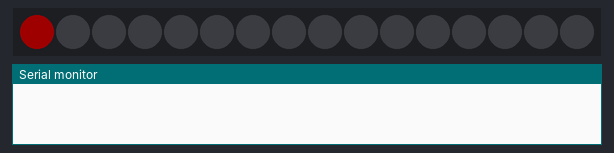
This sketch was run on a simulated ESP32. On the bench: 16 RGB LEDs in strip order, left to right, the last lines printed to the serial monitor. Dim RGB values are drawn brighter than linear.

Above: at 0.1 s.
At 0.5 s:
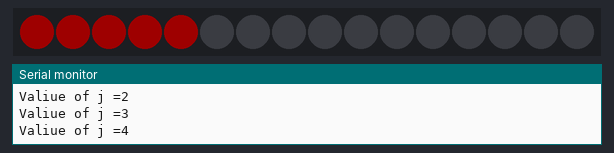
At 1.1 s:
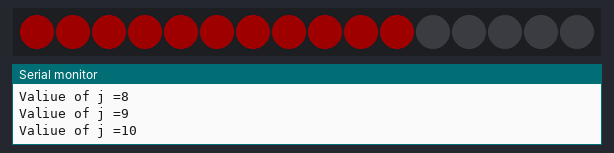
At 2.0 s:
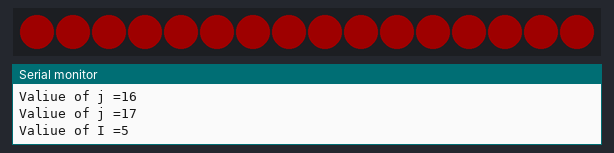
At 39.83 s:
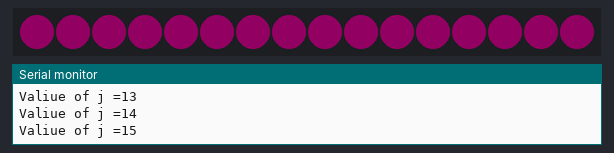

The sketch:

simple_ESP32_T1.ino
```cpp
#include <Adafruit_NeoPixel.h>
#define PIN            14
#define NUMPIXELS      16
Adafruit_NeoPixel pixels = Adafruit_NeoPixel(NUMPIXELS, PIN, NEO_GRB + NEO_KHZ800);

int delayval = 500; // delay for half a second

void setup() {

  pixels.begin(); // This initializes the NeoPixel library.
  pixels.setBrightness(30);
  Serial.begin(115200);
}

void loop() {

 int i =0; // For a set of NeoPixels the first NeoPixel is 0, second is 1, all the way up to the count of pixels minus one.
while(i<255){
  int j =0;
  while(  j <= NUMPIXELS){

    // pixels.Color takes RGB values, from 0,0,0 up to 255,255,255
    pixels.setPixelColor(j, pixels.Color(255-i,0,i)); // Moderately bright green color.

    pixels.show(); // This sends the updated pixel color to the hardware.

    delay(100); // Delay for a period of time (in milliseconds).
  j++;
   Serial.print("Valiue of j =");
   Serial.print(j);
    Serial.print("\n");
  }
  i= i+5;
  pixels.setPixelColor(0, pixels.Color(0,0,0));
  pixels.show();
  delay(200);
  Serial.print("Valiue of I =");
   Serial.print(i);
    Serial.print("\n");

}
}
```
